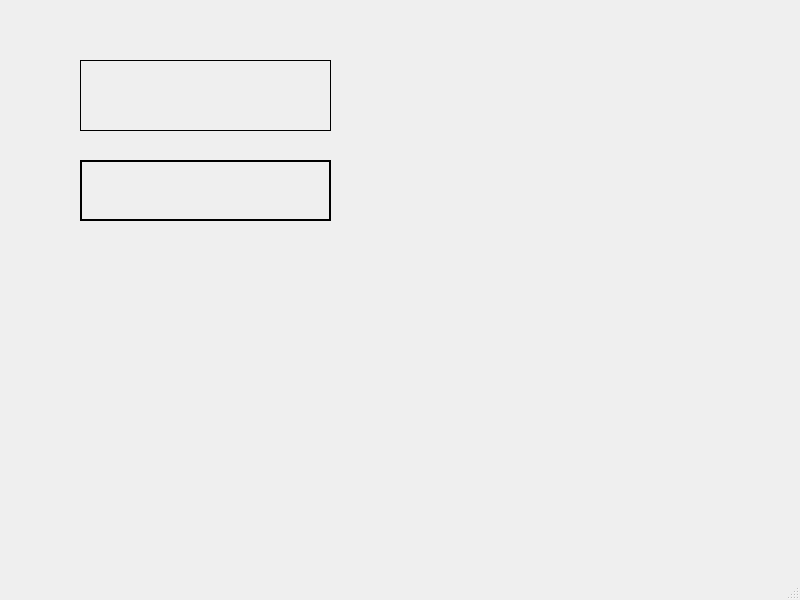
<?xml version="1.0" encoding="UTF-8"?>
<ui version="4.0">
 <class>MainWindow</class>
 <widget class="QMainWindow" name="MainWindow">
  <property name="geometry">
   <rect>
    <x>0</x>
    <y>0</y>
    <width>800</width>
    <height>600</height>
   </rect>
  </property>
  <property name="windowTitle">
   <string>MainWindow</string>
  </property>
  <widget class="QWidget" name="centralwidget">
   <widget class="MyLabel" name="label">
    <property name="geometry">
     <rect>
      <x>80</x>
      <y>60</y>
      <width>251</width>
      <height>71</height>
     </rect>
    </property>
    <property name="frameShape">
     <enum>QFrame::Shape::Box</enum>
    </property>
    <property name="text">
     <string/>
    </property>
   </widget>
   <widget class="QLabel" name="label_2">
    <property name="geometry">
     <rect>
      <x>80</x>
      <y>160</y>
      <width>251</width>
      <height>61</height>
     </rect>
    </property>
    <property name="frameShape">
     <enum>QFrame::Shape::WinPanel</enum>
    </property>
    <property name="text">
     <string/>
    </property>
   </widget>
  </widget>
  <widget class="QMenuBar" name="menubar">
   <property name="geometry">
    <rect>
     <x>0</x>
     <y>0</y>
     <width>800</width>
     <height>22</height>
    </rect>
   </property>
  </widget>
  <widget class="QStatusBar" name="statusbar"/>
 </widget>
 <customwidgets>
  <customwidget>
   <class>MyLabel</class>
   <extends>QLabel</extends>
   <header>mylabel.h</header>
  </customwidget>
 </customwidgets>
 <resources/>
 <connections/>
</ui>
